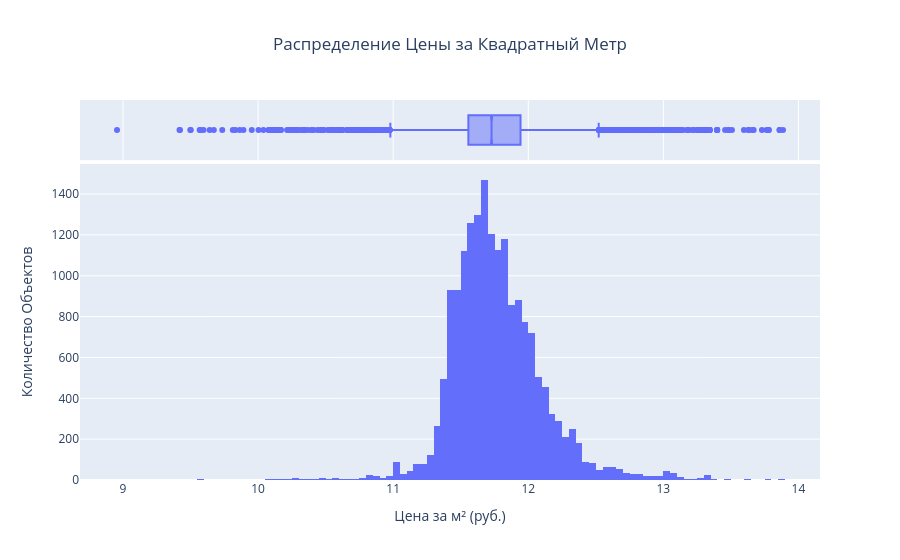

The notebook cell this image was saved under:
### Markdown cell above
Логарифмирование переменной Цена нормализует распределение. Правая гистограмма выглядит гораздо более симметричной, похожей на нормальное распределение, по сравнению с сильно скошенной левой гистограммой. Это подтверждает, что для регрессионного моделирования цен лучше использовать логарифмированную версию.

### Code cell
# Визуализация распределения цены за квадратный метр
fig_price_sqm_hist = px.histogram(
    df, 
    x='Цена_за_квадратный_метр', 
    nbins=100,
    title='Распределение Цены за Квадратный Метр',
    labels={'Цена_за_квадратный_метр': 'Цена за м² (руб.)'},
    marginal='box'
)

fig_price_sqm_hist.update_layout(
    title_x=0.5,
    xaxis_title='Цена за м² (руб.)',
    yaxis_title='Количество Объектов'
)

fig_price_sqm_hist.show()

### Figure 1 — Plotly figure (JSON) as saved in the notebook; plotly's stock layout.template omitted (floating-point values rounded to 4 significant figures; data arrays with more than 128 entries replaced by an {"elided": "..."} marker saying what was removed)
{"data": [{"bingroup": "x", "hovertemplate": "Цена за м² (руб.)=%{x}<br>count=%{y}<extra></extra>", "legendgroup": "", "marker": {"color": "#636efa", "pattern": {"shape": ""}}, "name": "", "nbinsx": 100, "orientation": "v", "showlegend": false, "type": "histogram", "x": {"elided": "18050 float values"}, "xaxis": "x", "yaxis": "y"}, {"hovertemplate": "Цена за м² (руб.)=%{x}<extra></extra>", "legendgroup": "", "marker": {"color": "#636efa"}, "name": "", "notched": true, "showlegend": false, "type": "box", "x": {"elided": "18050 float values"}, "xaxis": "x2", "yaxis": "y2"}], "layout": {"barmode": "relative", "legend": {"tracegroupgap": 0}, "title": {"text": "Распределение Цены за Квадратный Метр", "x": 0.5}, "xaxis": {"anchor": "y", "domain": [0, 1], "title": {"text": "Цена за м² (руб.)"}}, "xaxis2": {"anchor": "y2", "domain": [0, 1], "matches": "x", "showgrid": true, "showticklabels": false}, "yaxis": {"anchor": "x", "domain": [0, 0.8316], "title": {"text": "Количество Объектов"}}, "yaxis2": {"anchor": "x2", "domain": [0.8416, 1], "matches": "y2", "showgrid": false, "showline": false, "showticklabels": false, "ticks": ""}}}
